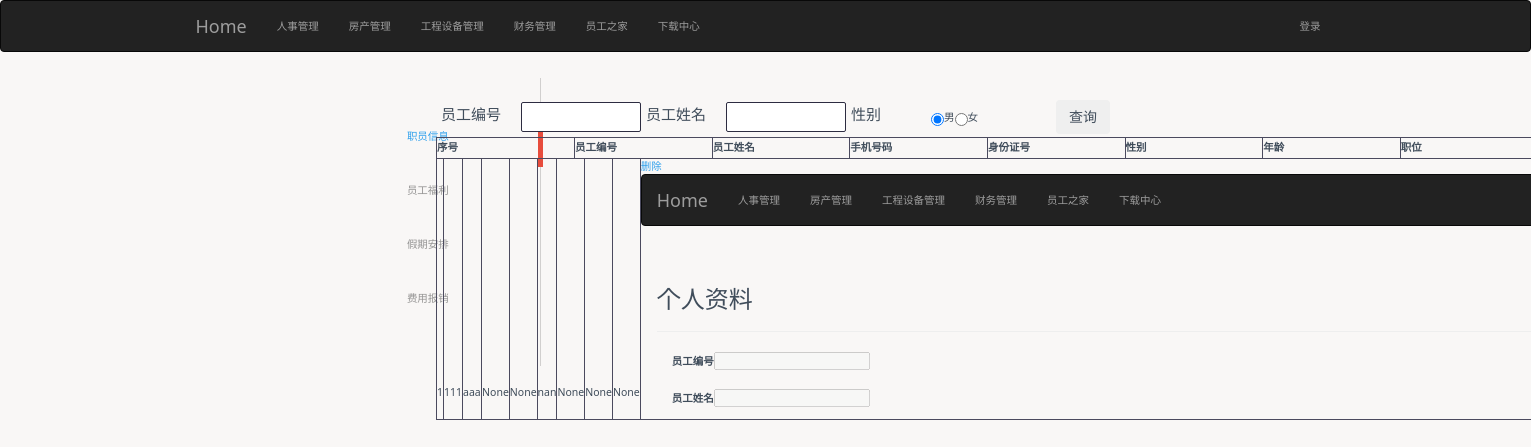
Before: /personnel_management/ with the older database file.
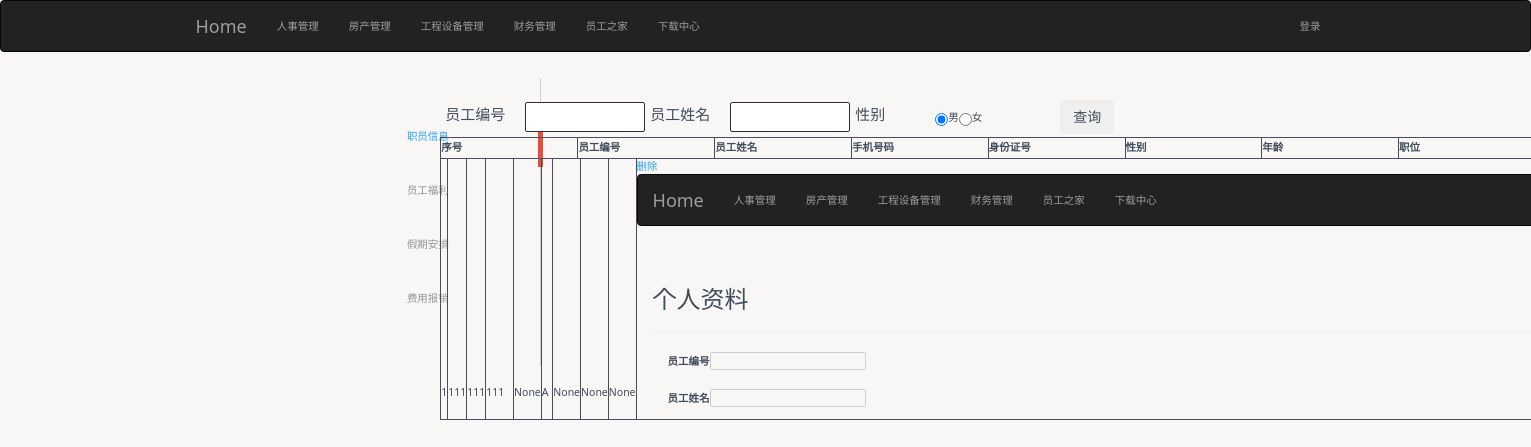
After: the same page with the newer database file.
### app/models.py (models this page shows, shortened)
class Staff(UserMixin, db.Model):
    __tablename__ = 'staffs'
    staffid = db.Column(db.Integer,primary_key=True,index=True)#员工编号
    staffname = db.Column(db.String(64),unique=True,index=True)#员工姓名
    age= db.Column(db.Integer)#年龄
    password_hash =db.Column(db.String(128))#密码散列
    last_seen = db.Column(db.DateTime(),default=datetime.utcnow)#上次登录
    gender = db.Column(db.String(4))#性别
    salary = db.Column(db.Integer)#薪资
    phone = db.Column(db.String(11),unique=True)#联系方式
    idcard = db.Column(db.String(18),unique=True)#身份证号
    job = db.Column(db.String(18))#工种
    role_id = db.Column(db.String(64),db.ForeignKey('roles.id'))#角色
    @property
    def password(self):
        raise AttributeError('password is not a readable attribute')
    @password.setter
    def password(self,password):
        self.password_hash = generate_password_hash(password)
    def verify_password(self,password):
         return check_password_hash(self.password_hash, password)
    '''
    @password.setter
    def password(self,password):
        self.password_hash = generate_password_hash(password)
    def verify_password(self,password):
        return check_password_hash(self.password_hash,password)
'''

### app/main/views.py (the view, shortened to what this page needs)
@main.route('/personnel_management/',methods=['GET','POST'])
def personnel_management():
    staffid = request.args.get('staffid')
    staffname= request.args.get("staffname")
    staffgender=request.args.get("staffgender")
    querys = Staff.query.all()
    '''else:
        flash("请输入查询项")
    if querys == []:
        flash("没有数据")'''
    return render_template('staff/personnel_management.html',querys=querys)

### app/templates/staff/personnel_management.html (shortened to what this page needs)
{% extends "base.html" %}
{% import "bootstrap/wtf.html" as wtf %}
{% block head %}
    {{ super() }}
    <link rel="stylesheet"href="{{ url_for('static',filename='css/mystyle.css') }}" media="screen"type="text/css"/>
{% endblock %}
{% block page_content %}
<div id="wrapper">
{% block page_content_left %}
  <div id="left-side">
   <ul>
       <li class="pm-staffmessage active"><a href="{{ url_for('.personnel_management') }}">职员信息</a></li>
     <li class="pm-staffbonus">员工福利</li>
     <li class="pm-holiday">假期安排</li>
     <li class="pm-reimbursement">费用报销</li>
   </ul>
  </div>
  <div id="border">
   <div id="line" class="one"></div>
  </div>
{% endblock %}
{% block page_content_right %}
  <div id="right-side">
      <div id="first" class="active">
          <div class = "pm-form">
          <form method="GET" action='/personnel_management/'>
              <div class="pm-search-form">
              <div class="ss-form-group">
                  <div class="ss-name-label">员工编号</div>
                  <input class="ss-form-control"id="staffid"name="staffid">
              </div>
              <div class="ss-form-group">
                  <div class="ss-name-label">员工姓名</div>
                  <input class="ss-form-control"id="staffname"name="staffname">
              </div>
              <div class="ss-form-group">
                  <div class="ss-name-label">性别</div>
                  <input type='radio' name='gender'id="gender" value='nan'checked>男
                  <input type='radio' name='gender'id="gender" value='nv'>女
              </div>
              <div class="ss-form-group">
                  <button id="searchmessage" type="submit"class="btn">查询</button>
              </div>
              </div>
          </form>
            <table class="ss-table">
                <thead class="ss-fixedthead">
                    <th class="ss-td">序号</th>
                    <th class="ss-td">员工编号</th>
                    <th class="ss-td">员工姓名</th>
                    <th class="ss-td">手机号码</th>
                    <th class="ss-td">身份证号</th>
                    <th class="ss-td">性别</th>
                    <th class="ss-td">年龄</th>
                    <th class="ss-td">职位</th>
                </thead>
                <tbody class="ss-scrolltbody">
                {% for query in querys %}
                    <tr class="ss-tr">
                        <td class="ss-td">{{ 1 }}</td>
                        <td class="ss-td">{{ query.staffid }}</td>
                        <td class="ss-td">{{ query.staffname }}</td>
                        <td class="ss-td">{{ query.phone }}</td>
                        <td class="ss-td">{{ query.idcard }}</td>
                        <td class="ss-td">{{ query.gender }}</td>
                        <td class="ss-td">{{ query.age }}</td>
                        <td class="ss-td">{{ query.job }}</td>
                        <td class="ss-td">{{ query.salary }}</td>
                        <td class="ss-td"><a href="{{ url_for('main.staff_delete',staff_id=query.staffid) }}"class="ss-table-delete"id="{{ query.staffid }}">删除</a>
                            <a href="{% include 'auth/profile.html' %}"class="ss-table-detail"id="{{ query.staffid }}">详情</a></td>
                    </tr>
                {% endfor %}
    {% endblock %}
{% endblock %}

### app/templates/base.html (shortened to what this page needs)
{% extends "bootstrap/base.html" %}
{% block head %}
    {{ super() }}
    <link rel="stylesheet"href="{{ url_for('static',filename='css/main.css') }}" media="screen"type="text/css"/>
{% endblock %}
{% block navbar %}
    <div class="navbar navbar-inverse">
    <div class="container">
        <div class="navbar-header">
        <a class="navbar-brand" href="{{ url_for('main.index') }}">Home</a>
        </div>
        <div class="navbar-collapse collapse">
            <ul class="nav navbar-nav navbar-left">
                <li><a href="{{ url_for('main.personnel_management') }}">人事管理</a></li>
            </ul>
            <ul class="nav navbar-nav navbar-left">
                <li><a href="#">房产管理</a></li>
            </ul>
            <ul class="nav navbar-nav navbar-left">
                <li>
                    <a href="#">工程设备管理</a></li>
            </ul>
            <ul class="nav navbar-nav navbar-left">
                <li><a href="#">财务管理</a></li>
            </ul>
            <ul class="nav navbar-nav navbar-left">
                <li><a href="#" >员工之家</a></li>
            </ul>
            <ul class="nav navbar-nav navbar-left">
                <li class="dropdown">
                    <a href="#" class="dropdown-toggle" data-toggle="dropdown">下载中心</a>
                </li>
            </ul>
            <ul class="nav navbar-nav navbar-right">
                {% if current_user.is_authenticated %}
                    <li class="dropdown">
                <a href="#" class="dropdown-toggle"data-toggle="dropdown">{{ current_user.staffname }}<b class="caret"></b></a>
                <ul class="dropdown-menu">
                    {% if current_user.is_authenticated %}
                        <li><a href="{{ url_for('auth.profile',staff_id=current_user.staffid) }}">个人资料</a></li>
                    {% endif %}
                    <li><a href="{{ url_for('auth.change_password') }}">密码修改</a></li>
                    <li><a href="{{ url_for('auth.logout') }}">退出</a></li>
                </ul>
                    </li>
                {% else %}
                <li><a href="{{ url_for('auth.login') }}">登录</a></li>
                {% endif %}
            </ul>
        </div>
    </div>
    </div>
{% endblock %}
{% block content %}
    <div class="container">
    {% block page_content %}{% endblock %}
    </div>
{% endblock %}

### app/templates/auth/profile.html (shortened to what this page needs)
{% extends 'base.html' %}
{% import 'bootstrap/wtf.html' as wtf %}
{% block title %}个人资料{% endblock %}
{% block page_content %}
    <div class="page-header">
    <h3>个人资料</h3>
    </div>
    <div class="profile-content">
    <div class="sc-form-group">
        <label id="sc-label">员工编号</label><input id="sc-input" type="text"value="{{ current_user.staffid }}" disabled>
    </div><br>
    <div class="sc-form-group">
        <label id="sc-label">员工姓名</label><input id="sc-input" type="text"value="{{ current_user.staffname }}" disabled>
    </div><br>
    <br>
    <br>
    <br>
    <br>
    <br>
    </div>
{% endblock%}

Changed rows visible on the page:
changed Staff "None": staffname "aaa" → "111"; phone "None" → "111"; gender "nan" → "A"
